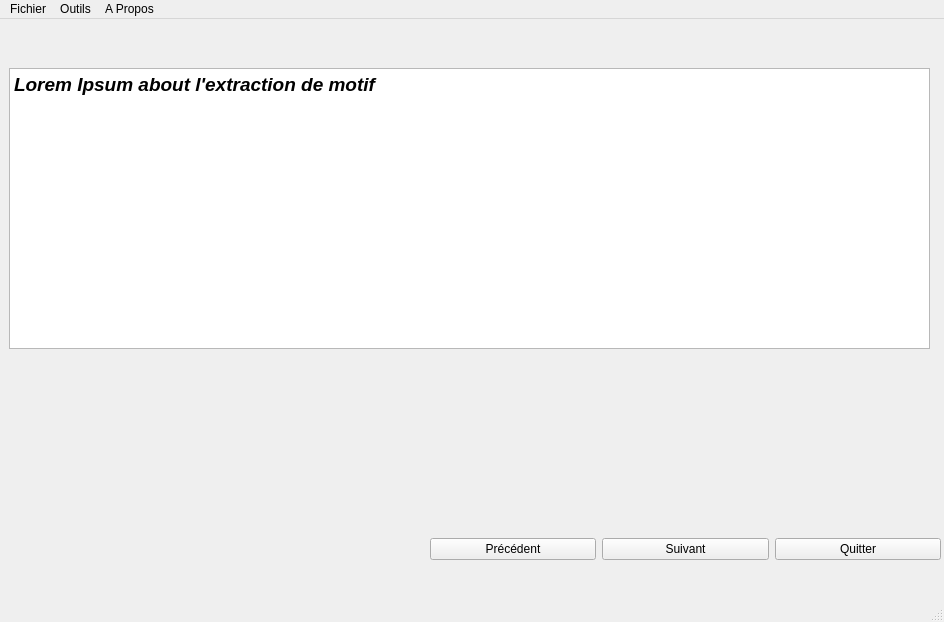
<?xml version="1.0" encoding="UTF-8"?>
<ui version="4.0">
 <class>MainWindow</class>
 <widget class="QMainWindow" name="MainWindow">
  <property name="geometry">
   <rect>
    <x>0</x>
    <y>0</y>
    <width>944</width>
    <height>622</height>
   </rect>
  </property>
  <property name="windowTitle">
   <string>MainWindow</string>
  </property>
  <widget class="QWidget" name="centralwidget">
   <widget class="QWidget" name="verticalLayoutWidget">
    <property name="geometry">
     <rect>
      <x>9</x>
      <y>49</y>
      <width>921</width>
      <height>281</height>
     </rect>
    </property>
    <layout class="QVBoxLayout" name="verticalLayout">
     <item>
      <widget class="QTextBrowser" name="textBrowser">
       <property name="html">
        <string>&lt;!DOCTYPE HTML PUBLIC &quot;-//W3C//DTD HTML 4.0//EN&quot; &quot;http://www.w3.org/TR/REC-html40/strict.dtd&quot;&gt;
&lt;html&gt;&lt;head&gt;&lt;meta name=&quot;qrichtext&quot; content=&quot;1&quot; /&gt;&lt;style type=&quot;text/css&quot;&gt;
p, li { white-space: pre-wrap; }
&lt;/style&gt;&lt;/head&gt;&lt;body style=&quot; font-family:'Cantarell'; font-size:11pt; font-weight:400; font-style:normal;&quot;&gt;
&lt;p style=&quot; margin-top:0px; margin-bottom:0px; margin-left:0px; margin-right:0px; -qt-block-indent:0; text-indent:0px;&quot;&gt;&lt;span style=&quot; font-size:14pt; font-weight:600; font-style:italic;&quot;&gt;Lorem Ipsum about l'extraction de motif&lt;/span&gt;&lt;/p&gt;
&lt;p style=&quot;-qt-paragraph-type:empty; margin-top:0px; margin-bottom:0px; margin-left:0px; margin-right:0px; -qt-block-indent:0; text-indent:0px;&quot;&gt;&lt;br /&gt;&lt;/p&gt;&lt;/body&gt;&lt;/html&gt;</string>
       </property>
      </widget>
     </item>
    </layout>
   </widget>
   <widget class="QWidget" name="horizontalLayoutWidget">
    <property name="geometry">
     <rect>
      <x>430</x>
      <y>490</y>
      <width>511</width>
      <height>80</height>
     </rect>
    </property>
    <layout class="QHBoxLayout" name="horizontalLayout">
     <item>
      <widget class="QPushButton" name="previousButton">
       <property name="text">
        <string>Précédent</string>
       </property>
      </widget>
     </item>
     <item>
      <widget class="QPushButton" name="nextButton">
       <property name="text">
        <string>Suivant</string>
       </property>
      </widget>
     </item>
     <item>
      <widget class="QPushButton" name="leaveButton">
       <property name="text">
        <string>Quitter</string>
       </property>
      </widget>
     </item>
    </layout>
   </widget>
  </widget>
  <widget class="QMenuBar" name="menubar">
   <property name="geometry">
    <rect>
     <x>0</x>
     <y>0</y>
     <width>944</width>
     <height>25</height>
    </rect>
   </property>
   <widget class="QMenu" name="menuFichier">
    <property name="title">
     <string>Fichier</string>
    </property>
    <addaction name="separator"/>
    <addaction name="actionRun"/>
    <addaction name="separator"/>
    <addaction name="actionPas_pas"/>
    <addaction name="separator"/>
    <addaction name="actionQuitter"/>
   </widget>
   <widget class="QMenu" name="menuOutils">
    <property name="title">
     <string>Outils</string>
    </property>
   </widget>
   <widget class="QMenu" name="menuA_Propos">
    <property name="title">
     <string>A Propos</string>
    </property>
   </widget>
   <addaction name="menuFichier"/>
   <addaction name="menuOutils"/>
   <addaction name="menuA_Propos"/>
  </widget>
  <widget class="QStatusBar" name="statusbar"/>
  <action name="actionRun">
   <property name="text">
    <string>Exécuter</string>
   </property>
  </action>
  <action name="actionQuitter">
   <property name="text">
    <string>Quitter</string>
   </property>
  </action>
  <action name="actionPas_pas">
   <property name="text">
    <string>Pas à pas</string>
   </property>
  </action>
 </widget>
 <resources/>
 <connections>
  <connection>
   <sender>leaveButton</sender>
   <signal>clicked()</signal>
   <receiver>MainWindow</receiver>
   <slot>close()</slot>
   <hints>
    <hint type="sourcelabel">
     <x>837</x>
     <y>563</y>
    </hint>
    <hint type="destinationlabel">
     <x>479</x>
     <y>412</y>
    </hint>
   </hints>
  </connection>
  <connection>
   <sender>nextButton</sender>
   <signal>clicked()</signal>
   <receiver>MainWindow</receiver>
   <slot>doItWhenNextIsPressed()</slot>
   <hints>
    <hint type="sourcelabel">
     <x>669</x>
     <y>555</y>
    </hint>
    <hint type="destinationlabel">
     <x>296</x>
     <y>467</y>
    </hint>
   </hints>
  </connection>
 </connections>
 <slots>
  <slot>doItWhenNextIsPressed()</slot>
 </slots>
</ui>
